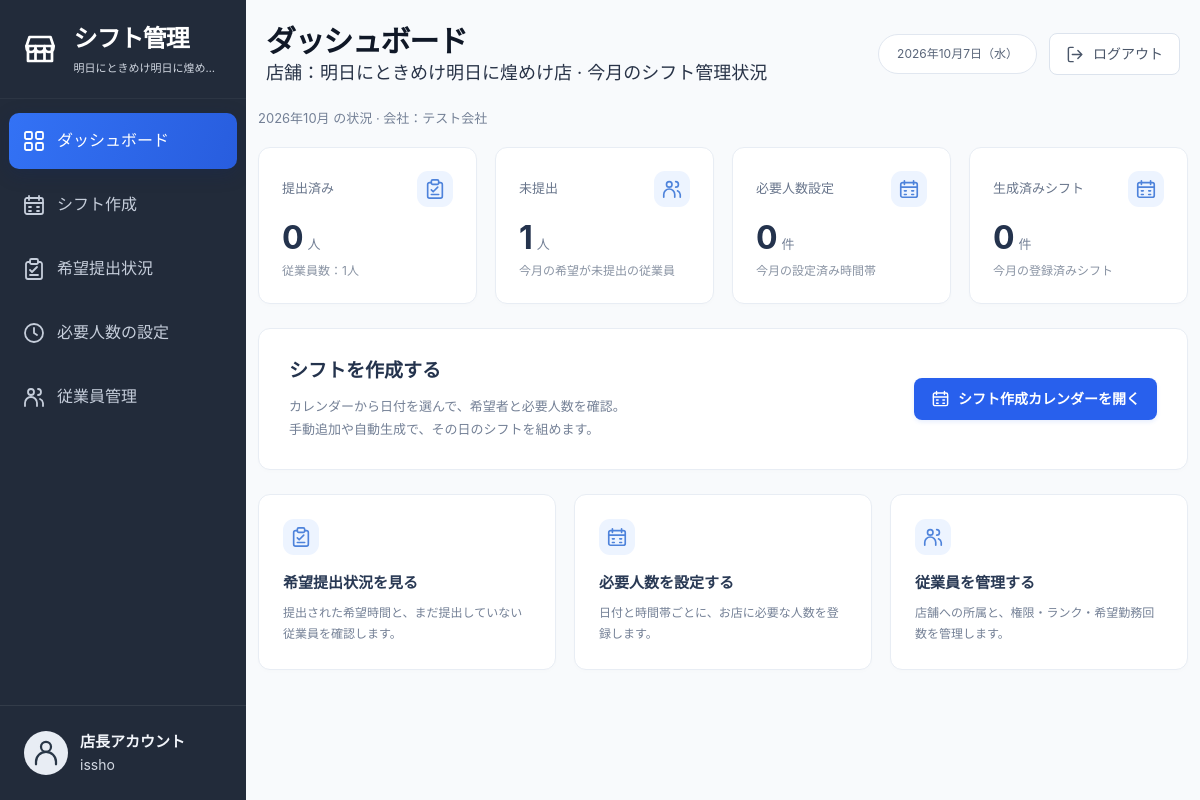
Page /dashboard/ (signed in) on the committed database.
### accounts/models.py (models this page shows, shortened)
class Store(models.Model):
    company = models.ForeignKey(
        Company,
        on_delete=models.CASCADE,
        related_name="stores",
    )
    name = models.CharField(max_length=100)
    created_at = models.DateTimeField(auto_now_add=True)

class User(AbstractUser):
    ROLE_CHOICES = [
        ("admin", "Admin"),
        ("staff", "Staff"),
    ]
    RANK_CHOICES = [
        ("A", "A"),
        ("B", "B"),
        ("C", "C"),
    ]
    last_name = models.CharField(
        "苗字",
        max_length=150,
        blank=True,
    )
    first_name = models.CharField(
        "名前",
        max_length=150,
        blank=True,
    )
    role = models.CharField(
        max_length=10,
        choices=ROLE_CHOICES,
        default="staff",
    )
    rank = models.CharField(
        max_length=1,
        choices=RANK_CHOICES,
        default="C",
    )
    desired_shifts_per_week = models.PositiveIntegerField(default=0)
    @property
    def full_name_japanese(self):
        full_name = f"{self.last_name} {self.first_name}".strip()
        return full_name or self.username

class Company(models.Model):
    name = models.CharField(max_length=100)
    created_at = models.DateTimeField(auto_now_add=True)

### shifts/views.py (the view)
# urls.py: path("dashboard/", shift_views.dashboard, name="manager_dashboard"),
@login_required
def dashboard(request):
    manager_membership = StoreMembership.objects.filter(
        user=request.user,
        role="manager",
        is_active=True,
    ).select_related(
        "store",
        "store__company",
    ).first()
    if manager_membership is None:
        messages.error(request, "管理できる店舗がありません。")
        return redirect("availability_list")
    store = manager_membership.store
    today = timezone.localdate()
    month_start = today.replace(day=1)
    if today.month == 12:
        next_month_start = today.replace(year=today.year + 1, month=1, day=1)
    else:
        next_month_start = today.replace(month=today.month + 1, day=1)
    staff_memberships = StoreMembership.objects.filter(
        store=store,
        role="staff",
        is_active=True,
    ).select_related("user")
    total_staff_count = staff_memberships.count()
    submitted_membership_ids = (
        Availability.objects.filter(
            membership__store=store,
            work_date__gte=month_start,
            work_date__lt=next_month_start,
        )
        .values_list("membership_id", flat=True)
        .distinct()
    )
    submitted_count = staff_memberships.filter(
        id__in=submitted_membership_ids
    ).count()
    unsubmitted_count = total_staff_count - submitted_count
    requirements_count = Requirement.objects.filter(
        store=store,
        work_date__gte=month_start,
        work_date__lt=next_month_start,
    ).count()
    shifts_count = Shift.objects.filter(
        store=store,
        work_date__gte=month_start,
        work_date__lt=next_month_start,
    ).count()
    return render(
        request,
        "manager/dashboard.html",
        {
            "store": store,
            "company": store.company,
            "month_start": month_start,
            "total_staff_count": total_staff_count,
            "submitted_count": submitted_count,
            "unsubmitted_count": unsubmitted_count,
            "requirements_count": requirements_count,
            "shifts_count": shifts_count,
        },
    )

### templates/manager/dashboard.html (shortened to what this page needs)
{% extends "manager/base.html" %}
{% block page_title %}ダッシュボード{% endblock %}
{% block page_subtitle %}店舗：{{ store.name }} · 今月のシフト管理状況{% endblock %}
{% block content %}
<p class="dashboard-month">{{ month_start|date:"Y年n月" }} の状況 · 会社：{{ company.name }}</p>
<div class="dashboard-stats">
  <section class="panel dashboard-stat">
    <div class="stat-top">提出済み<span class="stat-icon"><svg class="icon" aria-hidden="true"><use href="#icon-clipboard"></use></svg></span></div>
    <p class="stat-value">{{ submitted_count }}<span>人</span></p>
    <p class="stat-note">従業員数：{{ total_staff_count }}人</p>
  </section>
  <section class="panel dashboard-stat">
    <div class="stat-top">未提出<span class="stat-icon"><svg class="icon" aria-hidden="true"><use href="#icon-users"></use></svg></span></div>
    <p class="stat-value">{{ unsubmitted_count }}<span>人</span></p>
    <p class="stat-note">今月の希望が未提出の従業員</p>
  </section>
  <section class="panel dashboard-stat">
    <div class="stat-top">必要人数設定<span class="stat-icon"><svg class="icon" aria-hidden="true"><use href="#icon-calendar"></use></svg></span></div>
    <p class="stat-value">{{ requirements_count }}<span>件</span></p>
    <p class="stat-note">今月の設定済み時間帯</p>
  </section>
  <section class="panel dashboard-stat">
    <div class="stat-top">生成済みシフト<span class="stat-icon"><svg class="icon" aria-hidden="true"><use href="#icon-calendar"></use></svg></span></div>
    <p class="stat-value">{{ shifts_count }}<span>件</span></p>
    <p class="stat-note">今月の登録済みシフト</p>
  </section>
</div>
<section class="panel dashboard-start">
  <div>
    <h2>シフトを作成する</h2>
    <p>カレンダーから日付を選んで、希望者と必要人数を確認。<br>手動追加や自動生成で、その日のシフトを組めます。</p>
  </div>
  <a class="button button-primary" href="{% url 'manager_shift_list' %}">
    <svg class="icon" aria-hidden="true"><use href="#icon-calendar"></use></svg>
    シフト作成カレンダーを開く
  </a>
</section>
<div class="dashboard-actions">
  <a class="panel dashboard-action" href="{% url 'manager_availability_list' %}">
    <span class="stat-icon"><svg class="icon" aria-hidden="true"><use href="#icon-clipboard"></use></svg></span>
    <h2>希望提出状況を見る</h2>
    <p>提出された希望時間と、まだ提出していない従業員を確認します。</p>
  </a>
  <a class="panel dashboard-action" href="{% url 'manager_requirement_list' %}">
    <span class="stat-icon"><svg class="icon" aria-hidden="true"><use href="#icon-calendar"></use></svg></span>
    <h2>必要人数を設定する</h2>
    <p>日付と時間帯ごとに、お店に必要な人数を登録します。</p>
  </a>
  <a class="panel dashboard-action" href="{% url 'manager_staff_list' %}">
    <span class="stat-icon"><svg class="icon" aria-hidden="true"><use href="#icon-users"></use></svg></span>
    <h2>従業員を管理する</h2>
    <p>店舗への所属と、権限・ランク・希望勤務回数を管理します。</p>
  </a>
</div>
{% endblock %}

### templates/manager/base.html (shortened to what this page needs)
{% load static i18n tz %}
<!doctype html>
<html lang="ja">
<head>
  <link rel="stylesheet" href="{% static 'manager/app.css' %}">
</head>
<body>
  <div class="app-shell">
    <aside class="sidebar" aria-label="{% block sidebar_label %}管理者メニュー{% endblock %}">
      <a class="brand" href="{% block brand_url %}{% url 'manager_dashboard' %}{% endblock %}">
        <span class="brand-mark"><svg class="icon" aria-hidden="true"><use href="#icon-store"></use></svg></span>
        <span class="brand-copy">
          <span class="brand-name">シフト管理</span>
          <span class="brand-store"{% if store %} title="{{ store.name }}"{% elif membership %} title="{{ membership.store.name }}"{% endif %}>{% block brand_store %}{{ store.name }}{% endblock %}</span>
        </span>
      </a>
      {% block sidebar_navigation %}
      {% with current_url=request.resolver_match.url_name %}
        <nav class="sidebar-nav" aria-label="メインナビゲーション">
          <a class="nav-link{% if current_url == 'manager_dashboard' or current_url == 'dashboard' %} active{% endif %}" href="{% url 'manager_dashboard' %}"{% if current_url == 'manager_dashboard' or current_url == 'dashboard' %} aria-current="page"{% endif %}>
            <svg class="icon" aria-hidden="true"><use href="#icon-dashboard"></use></svg>
            <span>ダッシュボード</span>
          </a>
          <a class="nav-link{% if current_url == 'manager_shift_list' %} active{% endif %}" href="{% url 'manager_shift_list' %}"{% if current_url == 'manager_shift_list' %} aria-current="page"{% endif %}>
            <svg class="icon" aria-hidden="true"><use href="#icon-calendar"></use></svg>
            <span>シフト作成</span>
          </a>
          <a class="nav-link{% if current_url == 'manager_availability_list' %} active{% endif %}" href="{% url 'manager_availability_list' %}"{% if current_url == 'manager_availability_list' %} aria-current="page"{% endif %}>
            <svg class="icon" aria-hidden="true"><use href="#icon-clipboard"></use></svg>
            <span>希望提出状況</span>
          </a>
          <a class="nav-link{% if current_url == 'manager_requirement_list' %} active{% endif %}" href="{% url 'manager_requirement_list' %}"{% if current_url == 'manager_requirement_list' %} aria-current="page"{% endif %}>
            <svg class="icon" aria-hidden="true"><use href="#icon-clock"></use></svg>
            <span>必要人数の設定</span>
          </a>
          <a class="nav-link{% if current_url == 'manager_staff_list' %} active{% endif %}" href="{% url 'manager_staff_list' %}"{% if current_url == 'manager_staff_list' %} aria-current="page"{% endif %}>
            <svg class="icon" aria-hidden="true"><use href="#icon-users"></use></svg>
            <span>従業員管理</span>
          </a>
        </nav>
      {% endwith %}
      {% endblock %}
      <div class="sidebar-user">
        <span class="avatar sidebar-avatar" aria-hidden="true"><svg class="icon"><use href="#icon-user"></use></svg></span>
        <div class="sidebar-user-details">
          <strong>{% block sidebar_user_label %}店長アカウント{% endblock %}</strong>
          <span>{{ request.user.full_name_japanese }}</span>
        </div>
      </div>
    </aside>
    <main class="main-content" id="main-content">
      <header class="page-header">
        <div class="page-heading">
          <h1>{% block page_title %}ダッシュボード{% endblock %}</h1>
          <p class="page-subtitle">{% block page_subtitle %}店舗：{{ store.name }}{% endblock %}</p>
        </div>
        <div class="header-actions">
          <div class="header-date">
            <span>{% language 'ja' %}{% if selected_date %}{{ selected_date|date:'Y年n月j日（D）' }}{% else %}{% timezone 'Asia/Tokyo' %}{% now 'Y年n月j日（D）' %}{% endtimezone %}{% endif %}{% endlanguage %}</span>
          </div>
          <form method="post" action="{% url 'logout' %}">
            <button class="button button-secondary logout-button" type="submit">
              <svg class="icon" aria-hidden="true"><use href="#icon-logout"></use></svg>
              <span>ログアウト</span>
            </button>
          </form>
        </div>
      </header>
      <div class="page-content">
        {% block content %}{% endblock %}
      </div>
    </main>
  </div>
</body>
</html>

### templates/manager/dashboard.html (style rules this page uses)
.dashboard-month { margin: 0 0 18px; color: #748096; font-size: 13px; }
.dashboard-stats { display: grid; grid-template-columns: repeat(4, minmax(0, 1fr)); gap: 18px; margin-bottom: 24px; }
.dashboard-stat { padding: 23px; }
.stat-top { display: flex; justify-content: space-between; align-items: center; gap: 10px; color: #68758b; font-size: 13px; }
.stat-icon { width: 36px; height: 36px; display: grid; place-items: center; border-radius: 11px; background: #edf4ff; color: #4e83db; }
.stat-value { margin: 12px 0 4px; color: #24334d; font-size: 32px; font-weight: 700; line-height: 1.2; }
.stat-value span { margin-left: 4px; color: #748096; font-size: 13px; font-weight: 500; }
.stat-note { margin: 0; color: #8993a3; font-size: 12px; }
.dashboard-start { padding: 27px 30px; display: flex; justify-content: space-between; align-items: center; gap: 24px; margin-bottom: 24px; }
.dashboard-start h2 { margin: 0 0 8px; color: #24334d; font-size: 19px; }
.dashboard-start p { margin: 0; color: #748096; font-size: 13px; line-height: 1.8; }
.dashboard-actions { display: grid; grid-template-columns: repeat(3, minmax(0, 1fr)); gap: 18px; }
.dashboard-action { display: block; padding: 24px; color: inherit; text-decoration: none; transition: border-color .15s, transform .15s; }
.dashboard-action h2 { margin: 16px 0 7px; color: #293954; font-size: 15px; }
.dashboard-action p { margin: 0; color: #748096; font-size: 12px; line-height: 1.8; }

### rows in the picture
Store: name "明日にときめけ明日に煌め…", name "明日にときめけ明日に煌めけ店"
User: user.full_name_japanese "issho"
Company: name "テスト会社"

### other values in the picture
{{ month_start|date:"Y年n月" }} "2026年10月"
{{ submitted_count }} "0"
{{ total_staff_count }} "1"
{{ unsubmitted_count }} "1"
{{ requirements_count }} "0"
{{ shifts_count }} "0"
